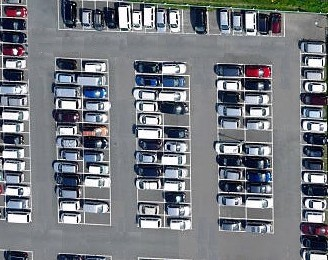
#> input picture core_lib/media/parking_base.jpg, 328 x 260 px, found by its file name
$ python test_animator.py
#> lines starting #> are read from the running program, lines starting #| are printed output that depends on the picture; pictures that were not available may be replaced by others from this repository, and a replacement may not be noted
### core_lib/animator.py
import math

import cv2
import numpy
from PIL import Image

from core_lib.core import get_config_value
from core_lib.parking import get_available_spots_regions

parking_base = Image.open("core_lib/media/parking_base.jpg")  # width: 328, height: 260
#> parking_base is the input picture: PIL image 328x260 RGB; mean R, G, B 117.9, 121.2, 127.3
base_car = Image.open("core_lib/media/car_resized.jpg")
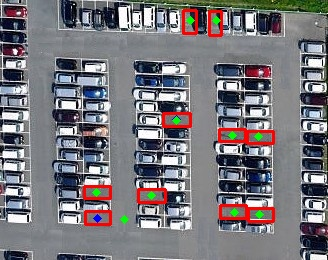
#> input picture core_lib/media/free_parking_spaces.jpg, 328 x 260 px, given in place of car_resized.jpg, which was not available
#> base_car is the input picture: PIL image 328x260 RGB; mean R, G, B 120.4, 118.4, 123.2


def get_direction(origin, destination):
    """
    Gets the angle between the two points.

    Parameters:
        origin {tuple} --- initial point (x,y).
        destination {tuple} --- final point (x,y).

    Returns:
        float --- angle/degrees between the two points.
    """
    delta_x = destination[0] - origin[0]
    delta_y = destination[1] - origin[1]

    degrees = math.atan2(delta_x, delta_y) / math.pi * 180

    if degrees < 0:
        degrees = 360 + degrees

    return degrees


def is_vertical(angle):
    return -0.0001 < math.sin(angle * math.pi / 180) < 0.0001


def animator(coordinates):
    """
    Animates a car trajectory in a parking lot, given a set of points.

    Paremeters:
        coordinates {list} --- a list of tuples in which each tuple represents a coordinate of the trajectory
    """
    global parking_base, car

    rescaled_coordinates = []
    x_scale = get_config_value("x_scale")
#> (reads core_lib/config/config.json from the repository)
    y_scale = get_config_value("y_scale")
    offset = (5, 11)  # car size is (10,24)
    # invert scaled values and place pixel at car's center
    for point in coordinates:
        rescaled_coordinates.append((int(point[0] / x_scale), int(point[1] / y_scale)))

    # initial car position
    direction = get_direction(rescaled_coordinates[0], rescaled_coordinates[1])
    car = base_car.rotate(direction + 90, expand=1)
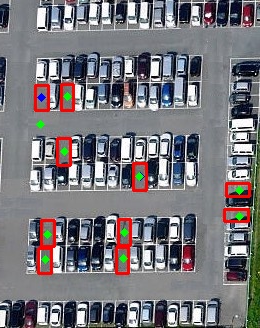
#> car: PIL image 260x328 RGB; mean R, G, B 120.4, 118.4, 123.2

    for i in range(len(rescaled_coordinates)):
        if i > 0:
            direction = get_direction(
                rescaled_coordinates[i - 1], rescaled_coordinates[i]
            )
            car = base_car.rotate(
                direction + 90, expand=1
            )  # rotates the car depending on the angle

        back_im = parking_base.copy()
        offset = (5, 11) if is_vertical(direction) else (11, 5)
        x, y = (
            rescaled_coordinates[i][0] - offset[0],
            rescaled_coordinates[i][1] - offset[1],
        )
        back_im.paste(car, (x, y))
        opencv_image = cv2.cvtColor(numpy.array(back_im), cv2.COLOR_RGB2BGR)

        cv2.imshow("car_trajectory", opencv_image)

        cv2.waitKey(100)
#> this loop made 140 passes
#> pass 1, in animator, `opencv_image = cv2.cvtColor(numpy.array(back_im), cv2.COLOR_RGB2BGR)`:
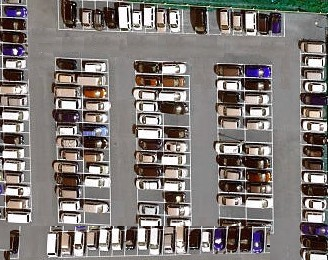
#> opencv_image: shape (260, 328, 3); mean R, G, B 126.8, 120.2, 117.1
#> pass 2, in animator, `opencv_image = cv2.cvtColor(numpy.array(back_im), cv2.COLOR_RGB2BGR)`:
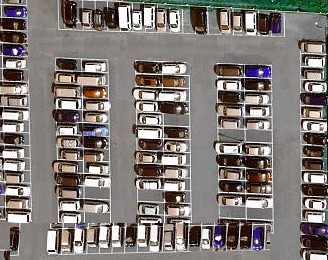
#> opencv_image: shape (260, 328, 3); mean R, G, B 126.7, 120.1, 117
#> pass 3, in animator, `opencv_image = cv2.cvtColor(numpy.array(back_im), cv2.COLOR_RGB2BGR)`:
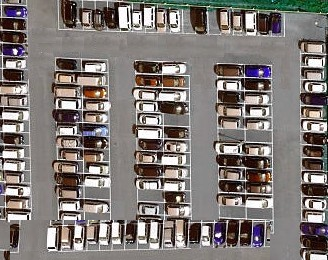
#> opencv_image: shape (260, 328, 3); mean R, G, B 126.6, 120.1, 116.9
#> after the loop:
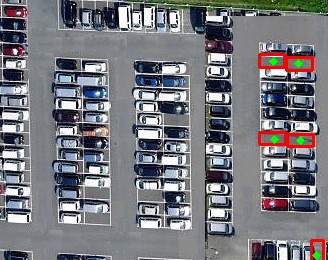
#> back_im: PIL image 328x260 RGB; mean R, G, B 119.2, 120, 125.4
#> after the loop:
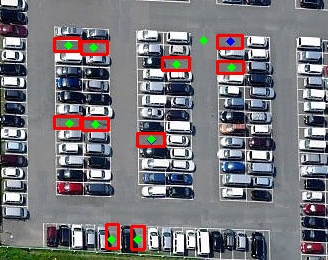
#> car: PIL image 328x260 RGB; mean R, G, B 120.4, 118.4, 123.2

### core_lib/core.py
import cv2
import json
from enum import Enum
from os import path, system, name as os_name


class Figure(Enum):
    LONG_1 = 1
    LONG_2 = 2
    COMPACT_1 = 3
    COMPACT_2 = 4
    UNKNOWN = 5


class Direction(Enum):
    NORTH = 1
    SOUTH = 2
    EAST = 3
    WEST = 4
    NORTH_EAST = 5
    NORTH_WEST = 6
    SOUTH_EAST = 7
    SOUTH_WEST = 8


# [20 lines left out: functions clear_terminal, read_training_params, not called in this run]


def get_config():
    """
    Gets the whole config file.

    Returns:
        dictionary --- all config values.
    """

    with open(path.join(path.dirname(__file__), "config", "config.json")) as file:
        return json.load(file)


def get_config_value(key):
    """
    Gets a single value from the configuration file.

    Parameters:
        key {any} --- the name of the value to retrieve

    Returns:
        any --- the value stored on config or None if it doesn't exist.
    """

    return get_config().get(key)


# [24 lines left out: functions save_config, save_config_value, not called in this run]

### core_lib/test_animator.py
import animator

l = [(5,79),(5,78),(5,77),(6,77),(7,77),(8,77),(9,77),(10,77),(11,77),
(12,77),
(13,77),
(14,77),
(15,77),
(16,77),
(17,77),
(18,77),
(19,77),
(20,77),
(21,77),
(22,77),
(23,77),
(24,77),
(25,77),
(26,77),
(27,77),
(28,77),
(29,77),
(29,76),
(29,75),
(29,74),
(29,73),
(29,72),
(29,71),
(29,70),
(30,70),
(31,70),
(32,70),
(33,70),
(34,70),
(35,70),
(36,70),
(37,70),
(38,70),
(38,69),
(38,68),
(38,67),
(38,66),
(38,65),
(38,64),
(38,63),
(38,62),
(39,62),
(39,61),
(39,60),
(39,59),
(39,58),
(39,57),
(39,56),
(39,55),
(39,54),
(39,53),
(39,52),
(39,51),
(39,50),
(39,49),
(39,48),
(39,47),
(39,46),
(39,45),
(39,44),
(39,43),
(39,42),
(39,41),
(39,40),
(39,39),
(39,38),
(39,37),
(39,36),
(39,35),
(39,34),
(39,33),
(39,32),
(39,31),
(39,30),
(39,29),
(39,28),
(39,27),
(39,26),
(39,25),
(39,24),
(39,23),
(39,22),
(39,21),
(39,20),
(39,19),
(39,18),
(39,17),
(39,16),
(39,15),
(39,14),
(39,13),
(40,13),
(41,13),
(42,13),
(43,13),
(44,13),
(45,13),
(46,13),
(47,13),
(48,13),
(49,13),
(50,13),
(51,13),
(52,13),
(53,13),
(54,13),
(55,13),
(56,13),
(57,13),
(58,13),
(59,13),
(60,13),
(61,13),
(62,13),
(63,13),
(64,13),
(65,13),
(66,13),
(67,13),
(68,13),
(69,13),
(70,13),(70,12),(70,11),(70,10),(70,9),(70,8),(70,7),(71,7),(72,7)]

animator.animator(l)
